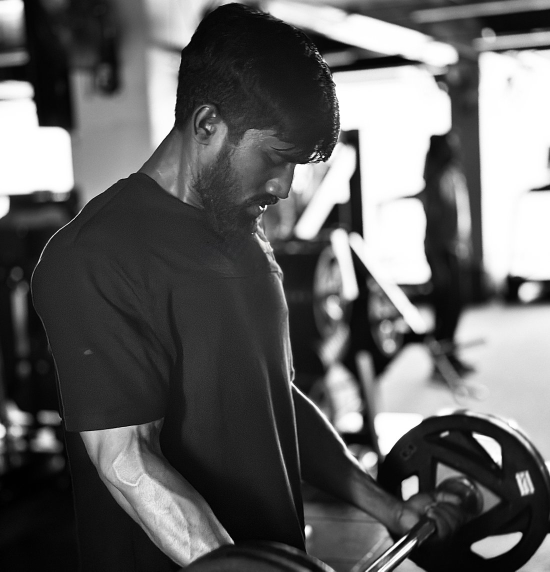
#> input picture videos/coachx-launch/assets/hero.jpg, 1100 x 1143 px, found by its file name (shown at 1/2 size)
$ python widen.py
#> lines starting #> are read from the running program, lines starting #| are printed output that depends on the picture
"""Widen the hero photo to a cinematic canvas.

The source is nearly square (1100x1143). With background-size:cover on a wide
viewport it scales to fit the WIDTH, which blows his face up to more than half
the screen and leaves no room for the copy underneath. Extending the canvas to
~16:9 makes cover scale to the HEIGHT instead, so the subject reads at a
natural size and the headline can sit below his face.

The added space is filled with a mirrored, heavily blurred continuation of the
gym background, darkened so it sits behind the existing edge vignette.
"""
import numpy as np
from PIL import Image, ImageFilter, ImageEnhance

src = Image.open('hero.jpg').convert('RGB')
#> src is the input picture: PIL image 1100x1143 RGB; mean R, G, B 98.6, 98.6, 98.6
w, h = src.size                      # 1100 x 1143
#> w = 1100; h = 1143
W = 2032                             # 16:9 against the source height
X = 470                              # subject lands slightly left of centre

canvas = Image.new('RGB', (W, h))
#> canvas: PIL image 2032x1143 RGB; every value is 0

def wing(strip, width, flip):
    """Mirror + blur an edge slice out to `width`, then sink it into shadow."""
#> called with width = 470, flip = True
    s = strip.transpose(Image.FLIP_LEFT_RIGHT) if flip else strip
    s = s.resize((width, h), Image.LANCZOS).filter(ImageFilter.GaussianBlur(38))
#> s: PIL image 470x1143 RGB
    s = ImageEnhance.Brightness(s).enhance(0.55)
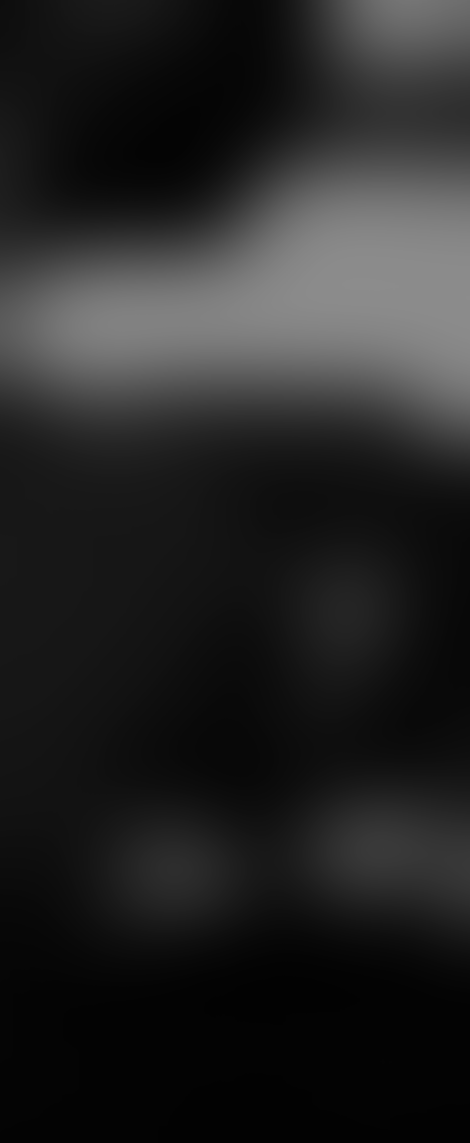
#> s: PIL image 470x1143 RGB; min 2, max 140, mean 36.4
    return ImageEnhance.Contrast(s).enhance(0.85)

canvas.paste(wing(src.crop((0, 0, 150, h)), X, True), (0, 0))
canvas.paste(wing(src.crop((w - 150, 0, w, h)), W - X - w, False), (X + w, 0))
#> call 2 of wing, with width = 462, flip = False
#> in wing (call 2), `s = strip.transpose(Image.FLIP_LEFT_RIGHT) if flip else strip`:
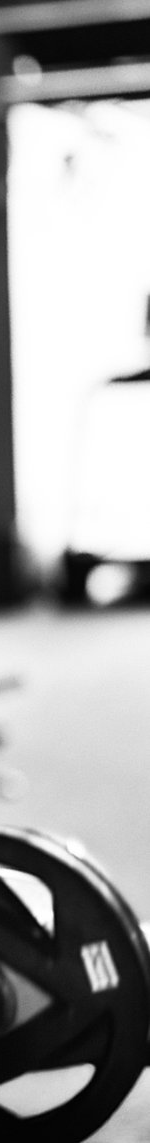
#> s: PIL image 150x1143 RGB; min 0, max 255, mean 169.2
#> in wing (call 2), `s = s.resize((width, h), Image.LANCZOS).filter(ImageFilter.GaussianBlu..`:
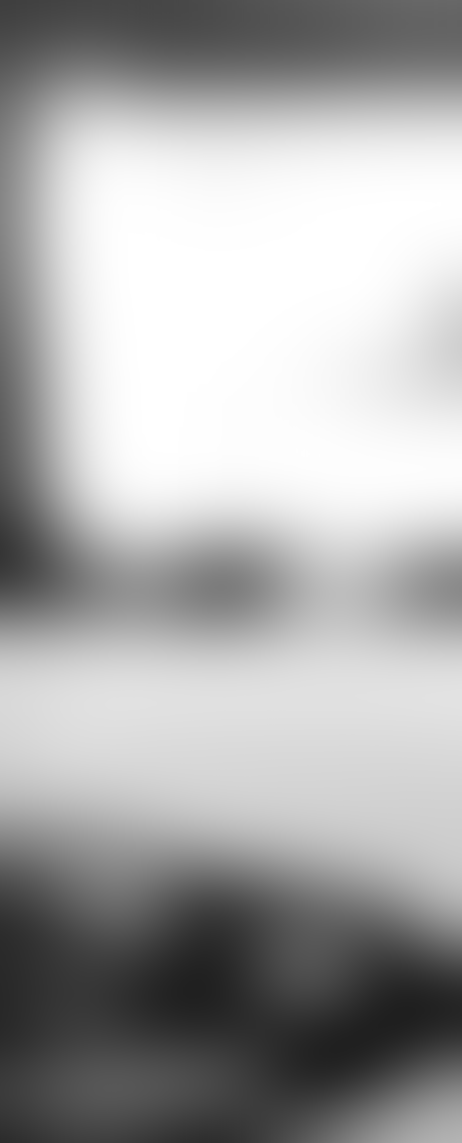
#> s: PIL image 462x1143 RGB; min 31, max 255, mean 168.7
#> in wing (call 2), `s = ImageEnhance.Brightness(s).enhance(0.55)`:
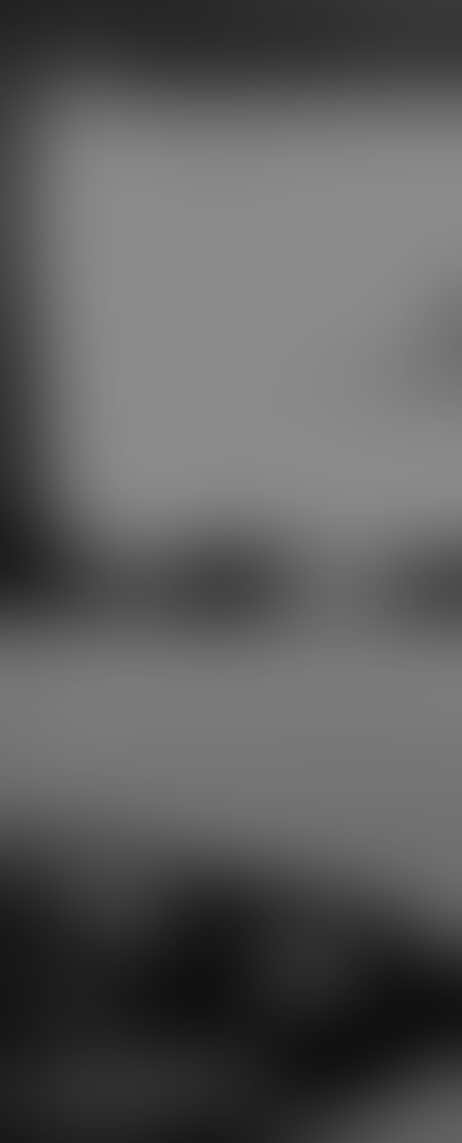
#> s: PIL image 462x1143 RGB; min 17, max 140, mean 92.3
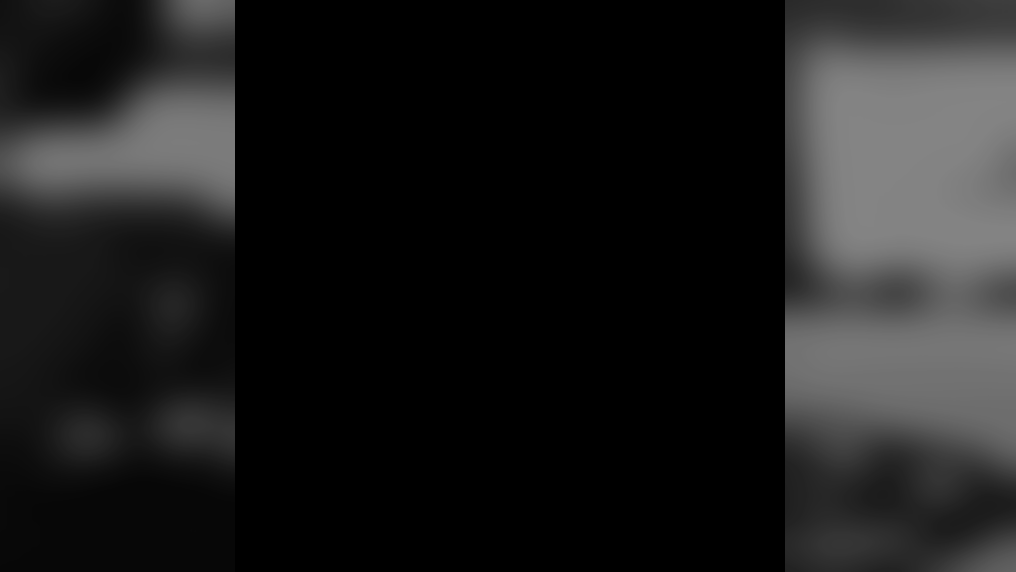
#> canvas: PIL image 2032x1143 RGB (shown at 1/2 size); min 0, max 132, mean 29.2
canvas.paste(src, (X, 0))

# feather the two seams so the joins are invisible
a = np.asarray(canvas).astype(np.float32)
blur = np.asarray(canvas.filter(ImageFilter.GaussianBlur(16))).astype(np.float32)
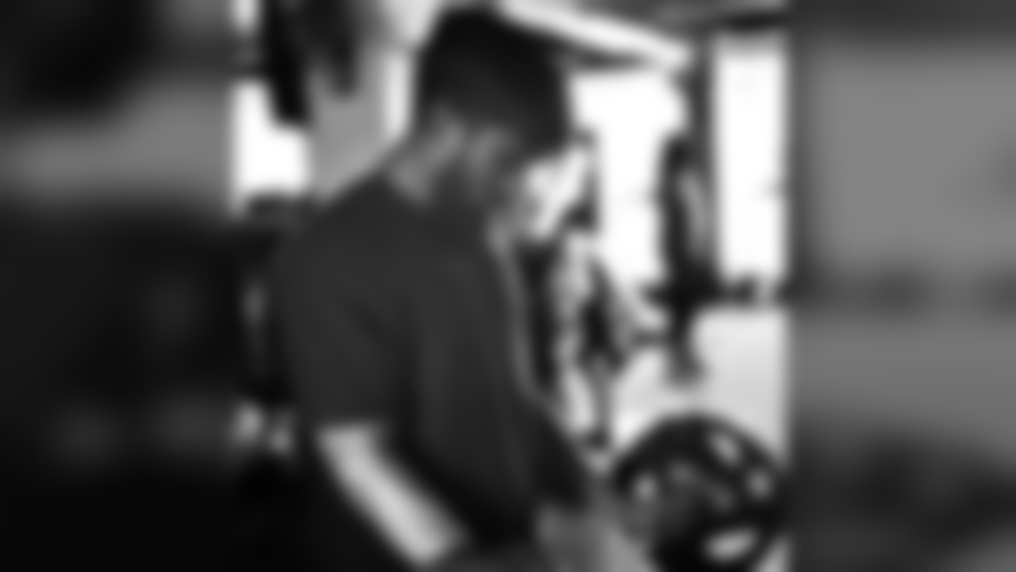
#> blur: shape (1143, 2032, 3) float32 (shown at 1/2 size); mean R, G, B 82.2, 82.2, 82.2
xs = np.arange(W, dtype=np.float32)
seam = np.zeros(W, dtype=np.float32)
for edge in (X, X + w):
    seam = np.maximum(seam, np.clip(1.0 - np.abs(xs - edge) / 46.0, 0, 1))
a = a * (1 - seam[None, :, None]) + blur * seam[None, :, None]

Image.fromarray(np.clip(a, 0, 255).astype(np.uint8)).save(
    'hero_wide.jpg', quality=88, optimize=True)

out = Image.open('hero_wide.jpg')
print('hero_wide:', out.size, 'aspect %.2f' % (out.size[0] / out.size[1]),
      '| %d KB' % (len(open('hero_wide.jpg','rb').read()) // 1024))
#| hero_wide: (2032, 1143) aspect 1.78 | 200 KB
out.resize((out.width // 3, out.height // 3)).save('hero_wide_view.png')
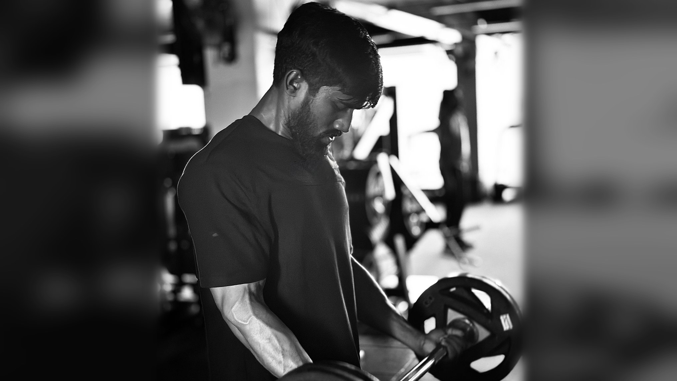
#> saved as hero_wide_view.png: PIL image 677x381 RGB; mean R, G, B 82.5, 82.5, 82.5

$ run again, with videos/coachx-launch/assets/about.jpg copied over videos/coachx-launch/assets/hero.jpg
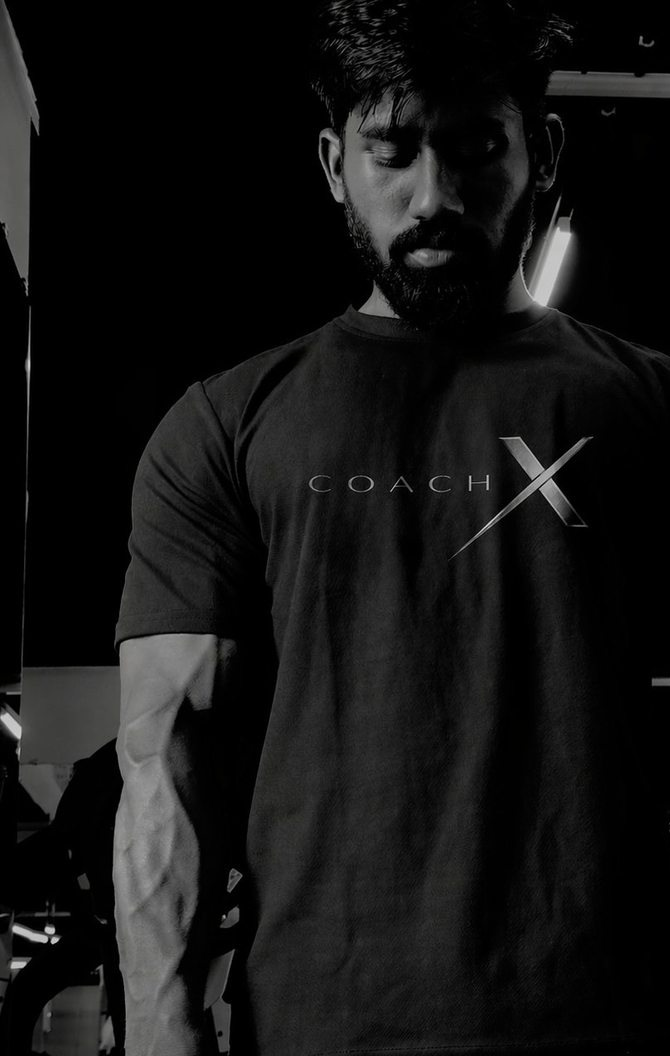
#> input picture videos/coachx-launch/assets/about.jpg, 670 x 1056 px, found by its file name
#> src is the input picture: PIL image 670x1056 RGB; mean R, G, B 20.3, 20.3, 20.1
#> in wing (call 2), `s = ImageEnhance.Brightness(s).enhance(0.55)`:
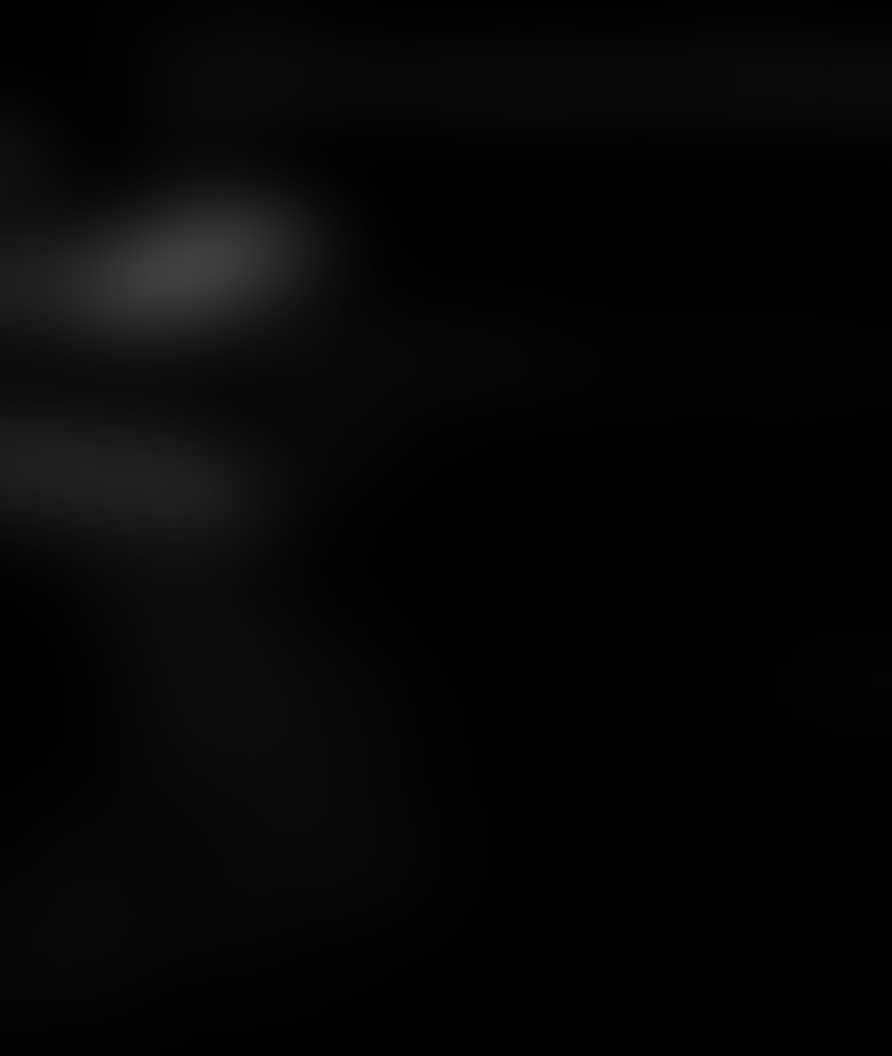
#> s: PIL image 892x1056 RGB; mean R, G, B 5.9, 5.9, 5.8
#| hero_wide: (2032, 1056) aspect 1.92 | 98 KB
#> `out.resize((out.width // 3, out.height // 3)).save('hero_wide_view.png')`:
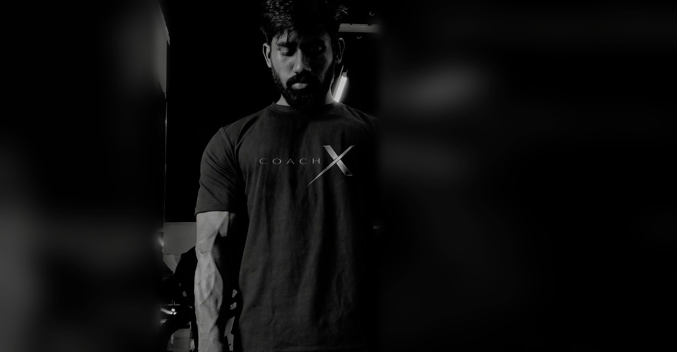
#> saved as hero_wide_view.png: PIL image 677x352 RGB; mean R, G, B 11.7, 11.7, 11.7

$ run again, with videos/coachx-launch/assets/divider.jpg copied over videos/coachx-launch/assets/hero.jpg
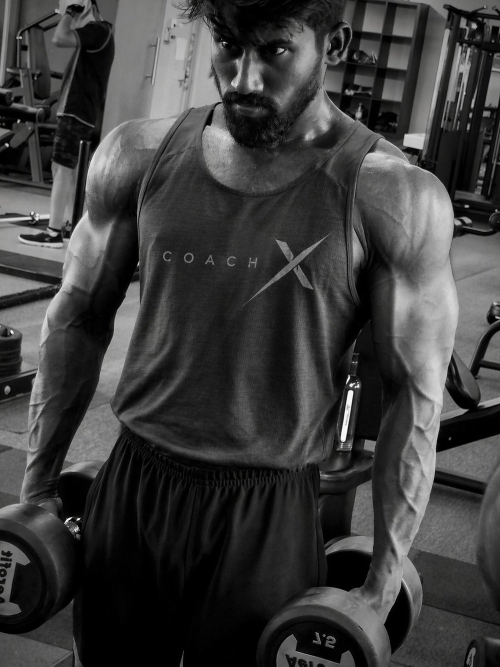
#> input picture videos/coachx-launch/assets/divider.jpg, 1000 x 1333 px, found by its file name (shown at 1/2 size)
#> src is the input picture: PIL image 1000x1333 RGB; mean R, G, B 61.1, 61.1, 61
#> in wing (call 2), `s = ImageEnhance.Brightness(s).enhance(0.55)`:
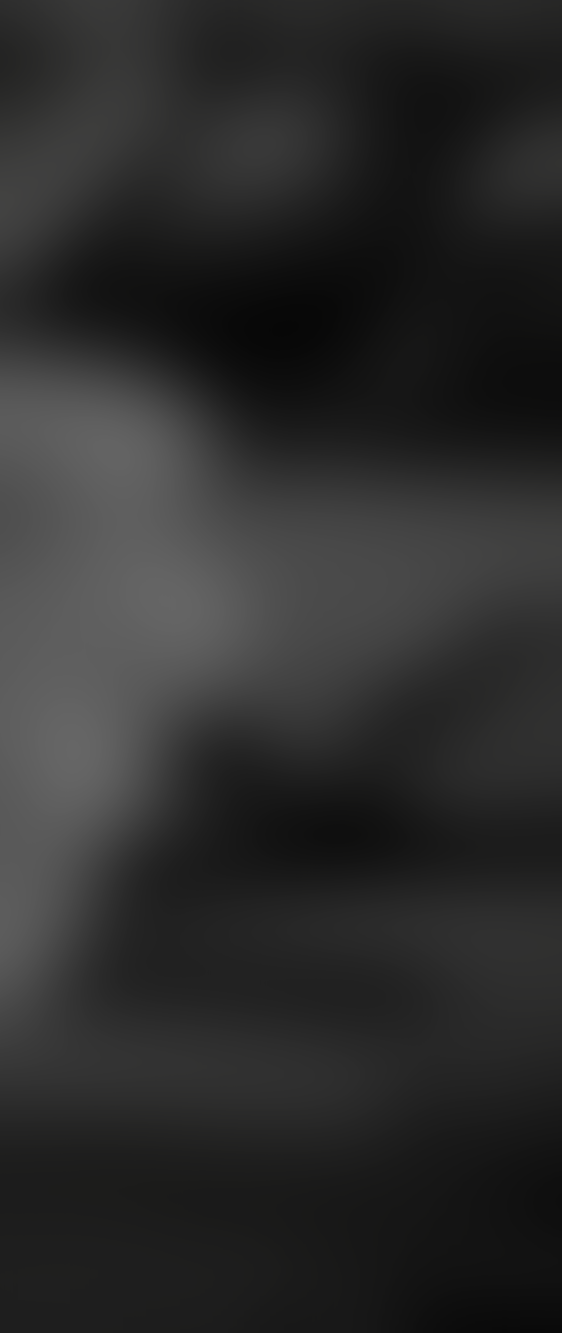
#> s: PIL image 562x1333 RGB; mean R, G, B 44.1, 44.1, 43.9
#| hero_wide: (2032, 1333) aspect 1.52 | 243 KB
#> `out.resize((out.width // 3, out.height // 3)).save('hero_wide_view.png')`:
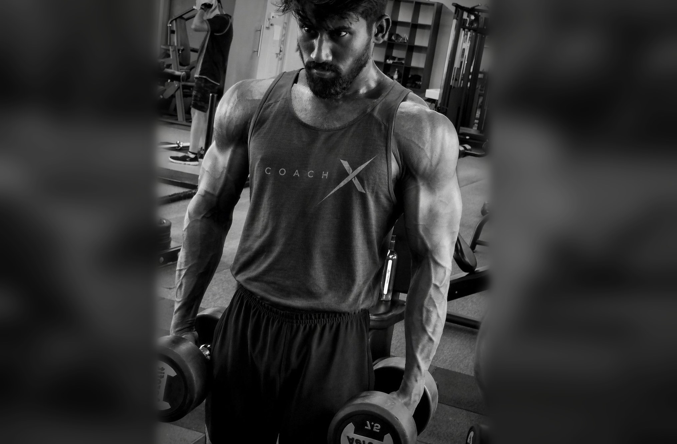
#> saved as hero_wide_view.png: PIL image 677x444 RGB; mean R, G, B 50.6, 50.6, 50.5
